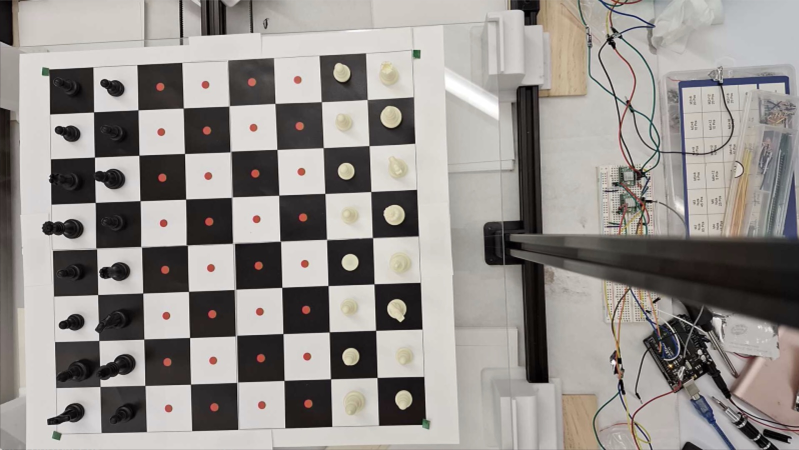
#> input picture opencv_testing/test2.jpg, 1598 x 900 px, found by its file name (shown at 1/2 size)
$ python main.py
#> lines starting #> are read from the running program, lines starting #| are printed output that depends on the picture; after the words box and inside, x2 and y2 are one past the last pixel; in counts of white or black regions, pixels touching at a corner belong together
#> in __init__, self.image is the input picture: shape (900, 1598, 3); mean B, G, R 140.4, 144.2, 148.8
### opencv_testing/CornerRecog.py
import numpy as np
import cv2
import math
import imutils
from Line import Line

class CornerRecog:
    def __init__(self, image):
        self.image = image

    def get_board_corners(self):
        # updates self.image
        return self.resize_image() # (self.top_left, self.top_right, self.bottom_left, self.bottom_right)


    def resize_image(self):
        """
        returns warped image of chessboard
        (updates self.image to be warped)
        """
        self.image = cv2.rotate(self.image, cv2.ROTATE_90_CLOCKWISE)
#> self.image: shape (1598, 900, 3)
        width, height = self.image.shape[0], self.image.shape[1]
        self.image = self.image[0:int(height),0:int(width)]
#> self.image: shape (900, 900, 3)
        width, height = self.image.shape[0], self.image.shape[1]


        hsv = cv2.cvtColor(self.image, cv2.COLOR_BGR2HSV)

        # Define the range of green color in HSV
        lower_green = np.array([40, 40, 40])
        upper_green = np.array([80, 255, 255])

        # Create a mask for green color
        mask = cv2.inRange(hsv, lower_green, upper_green)
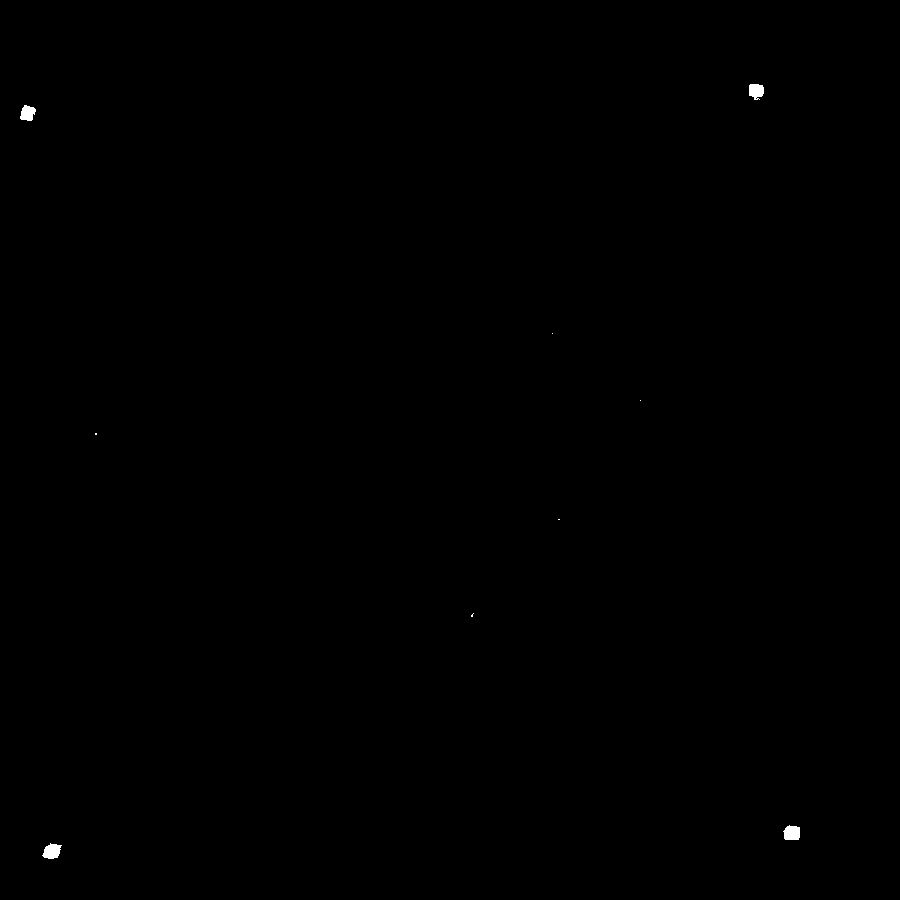
#> mask: shape (900, 900); 0.1% white; 9 white regions (5 under 20 px)

        # Find contours in the mask
        contours, _ = cv2.findContours(mask, cv2.RETR_EXTERNAL, cv2.CHAIN_APPROX_SIMPLE)
#> contours = 9 contours, 5 with area under 20; largest, box (x1, y1, x2, y2) and area: (42, 843, 62, 859) 191, (783, 825, 800, 840) 187, (749, 84, 764, 100) 165, (20, 105, 36, 121) 160

        green_points = []
        for cnt in contours:
            # Calculate the center of the contour
            M = cv2.moments(cnt)
            if M["m00"] != 0:
                cX = int(M["m10"] / M["m00"])
                cY = int(M["m01"] / M["m00"])
                green_points.append((cX, cY))
#> this loop made 9 passes
#> (cnt, cX, cY) on pass 5: ([[95, 433], [95, 434], [96, 434], [96, 433]], 95, 433)
#> after the loop, green_points = [(51, 850), (791, 832), (471, 615), (95, 433), (27, 112), (755, 90)]

        corners = self.find_extreme_points(green_points)
#> in find_extreme_points, `top_left = top_right = bottom_right = bottom_left = points[0]`: top_left = (51, 850)
#> the loop in find_extreme_points, `for point in points:` made 6 passes
#> corners = {'top_left': (27, 112), 'top_right': (755, 90), 'bottom_right': (791, 832), 'bottom_left': (51, 850)}
        for corner in corners:
            cv2.circle(self.image, corners[corner], 1, (0,255, 0), 3)
#> this loop made 4 passes

        # Binarize the photo
        adaptiveThresh,img = self.clean_Image(self.image)
        # Black out all pixels outside the border of the chessboard
        mask = self.initialize_mask(adaptiveThresh,img)

        top_left = corners["top_left"]
        top_right = corners["top_right"]
        bottom_left = corners["bottom_left"]
        bottom_right = corners["bottom_right"]
        src_pts = np.array([top_left, top_right, bottom_left, bottom_right], dtype='float32')
        dest_pts = np.array([[0, 0], [width, 0], [0,height], [width,height]], dtype='float32')
        M = cv2.getPerspectiveTransform(src_pts, dest_pts)
        self.image = cv2.warpPerspective(self.image, M, (width, height))
        cv2.imshow("ETHRRe", self.image)
        cv2.waitKey(6000)
        #return top_left, top_right, bottom_left, bottom_right
        return self.image

    def find_extreme_points(self,points):
        """
        Find the extreme points in a list of points: top-left, top-right, bottom-right, bottom-left.
        """
        # Initialize extreme points with the first point values
        top_left = top_right = bottom_right = bottom_left = points[0]

        for point in points:
            x, y = point

            # Check for top-left (minimize x + y)
            if x + y < top_left[0] + top_left[1]:
                top_left = point

            # Check for top-right (maximize x - y)
            if x - y > top_right[0] - top_right[1]:
                top_right = point

            # Check for bottom-right (maximize x + y)
            if x + y > bottom_right[0] + bottom_right[1]:
                bottom_right = point

            # Check for bottom-left (maximize y - x)
            if y - x > bottom_left[1] - bottom_left[0]:
                bottom_left = point

        return {
            'top_left': top_left,
            'top_right': top_right,
            'bottom_right': bottom_right,
            'bottom_left': bottom_left
        }

    def clean_Image(self,image):
        '''
        Resizes and converts the photo to black and white for simpler analysis
        helper function for corner detection
        '''
        # resize image
        img = imutils.resize(image, width=400, height = 400)

        # Convert to grayscale
        gray = cv2.cvtColor(img, cv2.COLOR_RGB2GRAY)

        # Setting all pixels above the threshold value to white and those below to black
        # Adaptive thresholding is used to combat differences of illumination in the picture
        adaptiveThresh = cv2.adaptiveThreshold(gray, 255, cv2.ADAPTIVE_THRESH_GAUSSIAN_C, cv2.THRESH_BINARY, 125, 1)
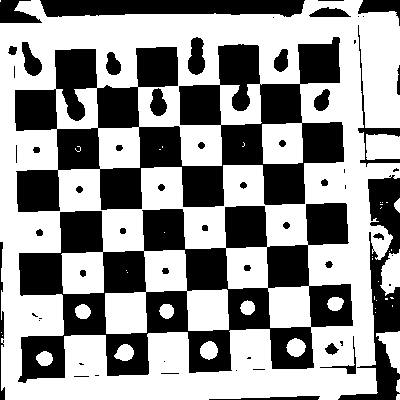
#> adaptiveThresh: shape (400, 400); 58.2% white; 61 black regions (23 under 20 px)

        return adaptiveThresh,img

    def initialize_mask(self, adaptiveThresh,img):
        '''
        Finds border of chessboard and blacks out all unneeded pixels
        helper function for corner detection
        '''

        # Find contours (closed polygons)
        contours, hierarchy = cv2.findContours(adaptiveThresh, cv2.RETR_TREE, cv2.CHAIN_APPROX_SIMPLE)
#> contours = 110 contours, 48 with area under 20; largest, box (x1, y1, x2, y2) and area: (0, 0, 400, 400) 146029, (17, 208, 315, 384) 21706, (99, 83, 345, 211) 12098, (54, 48, 98, 122) 2170, (217, 43, 261, 112) 2048

        # Create copy of original image
        imgContours = img.copy()

        for c in range(len(contours)):
            # Area
            area = cv2.contourArea(contours[c])
            # Perimenter
            perimeter = cv2.arcLength(contours[c], True)
                # Filtering the chessboard edge / Error handling as some contours are so small so as to give zero division
                #For test values are 70-40, for Board values are 80 - 75 - will need to recalibrate if change
                #the largest square is always the largest ratio
            if c == 0:
                Lratio = 0
            if perimeter > 0:
                ratio = area / perimeter
                if ratio > Lratio:
                    largest=contours[c]
                    Lratio = ratio
                    Lperimeter=perimeter
                    Larea = area
            else:
                    pass
#> this loop made 110 passes
#> (area, perimeter, ratio, Lratio, Lperimeter, Larea) on passes 2, 5, 17, 27: (28, 29.66, 0.944, 0.944, 29.66, 28), (484.5, 124, 3.91, 3.91, 124, 484.5), (568.5, 127, 4.48, 4.48, 127, 568.5), (769, 117.8, 6.53, 6.53, 117.8, 769)
#> after the loop, Larea = 146029; Lperimeter = 2229; largest = contour of 364 points, box (x1, y1, x2, y2) (0, 0, 400, 400), area 146029

        # Draw contours
        cv2.drawContours(imgContours, [largest], -1, (0,0,0), 1)
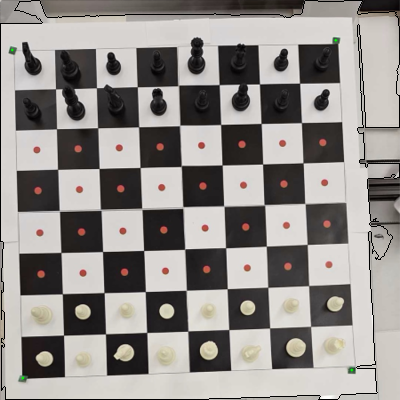
#> imgContours: shape (400, 400, 3); mean B, G, R 138.5, 141.7, 146

        # Epsilon parameter needed to fit contour to polygon
        epsilon = 0.1 * Lperimeter
#> epsilon = 222.9
        # Approximates a polygon from chessboard edge
        chessboardEdge = cv2.approxPolyDP(largest, epsilon, True)
#> chessboardEdge = [[19, 1], [5, 399], [376, 393], [396, 12]]

        # Create new all black image
        mask = np.zeros((img.shape[0], img.shape[1]), 'uint8')*125
        # Copy the chessboard edges as a filled white polygon size of chessboard edge
        cv2.fillConvexPoly(mask, chessboardEdge, 255, 1)
        # Assign all pixels that are white (i.e the polygon, i.e. the chessboard)
        extracted = np.zeros_like(img)
        extracted[mask == 255] = img[mask == 255]
        # remove strip around edge
        extracted[np.where((extracted == [125, 125, 125]).all(axis=2))] = [0, 0, 20]
        return extracted

### opencv_testing/BoardSlot.py
import cv2
class BoardSlot:
    def __init__(self, location_on_board, coordinates, piece):
        self.location_on_board = location_on_board # (0,0) to (7,7)
        self.coordinates = (int(coordinates[0]), int(coordinates[1])) # pixel coordinates
        self.piece = piece # none, black, or white
        if self.location_on_board[0] % 2 == 0 and self.location_on_board[1] % 2 == 0:
            self.square_color = "white"
        elif self.location_on_board[0] % 2 == 0 and self.location_on_board[1] % 2 != 0:
            self.square_color = "black"
        elif self.location_on_board[0] % 2 != 0 and self.location_on_board[1] % 2 == 0:
            self.square_color = "black"
        else:
            self.square_color = "white"

    def __str__(self):
        return(f"Coordinates {self.coordinates}")

    # [7 lines left out: function mark_image, not called in this run]


### opencv_testing/main.py
import numpy as np
import cv2
import math
import imutils
from Line import Line
from BoardSlot import BoardSlot
from CornerRecog import CornerRecog

class Board:
    def __init__(self, image_path):
        self.image = cv2.imread(image_path)
        # get corners
        self.image = CornerRecog(self.image).get_board_corners()
#> in resize_image, `top_left = corners["top_left"]`: top_left = (27, 112)
#> in resize_image, `top_right = corners["top_right"]`: top_right = (755, 90)
#> in resize_image, `bottom_left = corners["bottom_left"]`: bottom_left = (51, 850)
#> in resize_image, `bottom_right = corners["bottom_right"]`: bottom_right = (791, 832)
#> in resize_image, `src_pts = np.array([top_left, top_right, bottom_left, bottom_right], d..`: src_pts = [[27, 112], [755, 90], [51, 850], [791, 832]]
#> in resize_image, `M = cv2.getPerspectiveTransform(src_pts, dest_pts)`: M = [[1.25, -0.0405, -29.09], [0.0375, 1.24, -140], [8.66e-06, 2.17e-05, 1]]
#> in resize_image, `self.image = cv2.warpPerspective(self.image, M, (width, height))`:
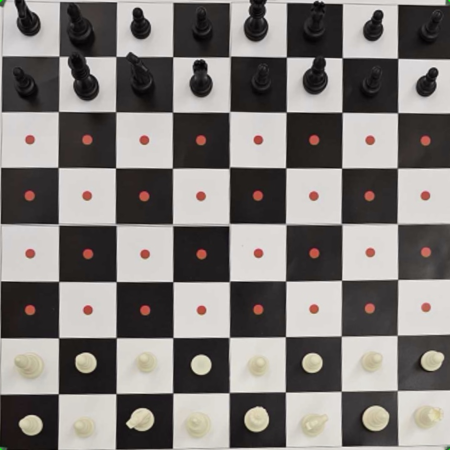
#> self.image: shape (900, 900, 3) (shown at 1/2 size); mean B, G, R 120.7, 123.3, 127.9
        self.chessboard_width = self.image.shape[0]
        self.chessboard_height = self.image.shape[1]
        self.debug = False
        # set self.mapping to use in the next function
        self.map_coordinate_to_board_layout()
        # get initial board layout
        self.set_initial_board_layout()

    def map_coordinate_to_board_layout(self):
        # margin of error
        offsetX = 5
        offsetY = 5

        self.mapping = {"x": {i: () for i in range(8)}, "y": {j: () for j in range(8)}}

        for r in range(8):
            x = r * self.chessboard_width/8
            if x == 0:
                self.mapping["x"][r] = (x, x + self.chessboard_width/8 + offsetX) # call it by doing mapping[x][0]
            else:
                self.mapping["x"][r] = (x + offsetX, x + self.chessboard_width/8 + offsetX) # call it by doing mapping[x][0]

        for c in range(8):
            y = c * self.chessboard_height/8
            if y==0:
                self.mapping["y"][c] = (y, y + self.chessboard_height/8 + offsetY)
            else:
                self.mapping["y"][c] = (y + offsetY, y + self.chessboard_height/8 + offsetY)

    def set_initial_board_layout(self):
        self.board_layout = [[() for _ in range(8)] for _ in range(8)]
        for i in range(8):
            for j in range(8):
                x, y = i * self.chessboard_width/8, j * self.chessboard_height/8
                x += self.chessboard_width/16
                y += self.chessboard_height/16
                self.board_layout[i][j] = (x,y)

        self.initial_board_layout = {(r, c): BoardSlot((r, c),
                                                self.board_layout[r][c],
                                                "black" if 0<=r<=1
                                                else ("white" if 6<=r<=7 else "none"))
                            for r in range(len(self.board_layout))
                            for c in range(len(self.board_layout[0]))}
        # FOR TESTING ONLY:
        #for key in self.initial_board_layout:
            #self.initial_board_layout[key].mark_image(self.image)
        self.board_layout = self.initial_board_layout

    def update_board_layout(self):
        # MUST CHANGE
        # detect red circles
        detected_circles = self.detect_red_circles()
        # will be x number of red circles
        num_pieces_on_board = 64 - len(detected_circles)

        # you can't update, you need to remake the board layout
        # make a new empty mapping {place on board: red dot yes or no}
        temp_new_layout = {(i, j): None for i in range(8) for j in range(8)}
        # map every red circle to a place on the board
        for circle in detected_circles:
            x, y = circle
            row, col = None, None
            # check with map
            for r in range(8):
                for c in range(8):
                    if self.mapping["x"][r][0] <= x <= self.mapping["x"][r][1] \
                    and self.mapping["y"][c][0] <= y <= self.mapping["y"][c][1]:
                        row, col = r, c
            if row is not None and col is not None:
                temp_new_layout[(row, col)] = circle
        # now you know the squares that don't have red circles
        # then you can crop to those squares and detect black/white

        for key in temp_new_layout:
            if temp_new_layout[key] is None:
                square_img = self.crop_to_square(self.initial_board_layout[key].coordinates, self.image, self.chessboard_height/4, self.chessboard_width/4)
                avg_intensity = self.get_average_intensity(square_img)
                # now update board layout
                if self.board_layout[key].square_color == "white":
                    if avg_intensity > 100:
                        self.board_layout[key].piece = "white"
                    else:
                        self.board_layout[key].piece = "black"
                else: # black
                    if avg_intensity > 60:
                        self.board_layout[key].piece = "white"
                    else:
                        self.board_layout[key].piece = "black"
                #cv2.imshow("sq", square_img)
                #cv2.waitKey(2000)
                #print(f'key {key}, intensity {avg_intensity}, {self.board_layout[key].piece}')
            else:
                self.board_layout[key].piece = "none"

        output_list = [["" for j in range(8)] for i in range(8)]
        for key in self.board_layout:
            r,c = key
            output_list[r][c] = self.board_layout[key].piece
        print(output_list)
        return output_list

    def crop_to_square(self, square_center, image, chessboard_height, chessboard_width):
        """
        (helper for update board layout)
        crop image based on center of square, return new image
        """
        new_image = image[int(square_center[1]-chessboard_height/16):int(square_center[1]+chessboard_height/16),int(square_center[0]-chessboard_width/16):int(square_center[0]+chessboard_width/16)]
        return new_image

    def get_average_intensity(self, image):
        """
        (helper for update board layout)
        Calculate the average intensity of a grayscale image.
        """
        image = cv2.cvtColor(image, cv2.COLOR_BGR2GRAY)
        # Calculate the average intensity
        average_intensity = np.mean(image)
        return average_intensity

    def detect_red_circles(self):
        width, height, _ = self.image.shape
        output_image = self.image.copy()

        # denoise image
        image = cv2.fastNlMeansDenoisingColored(self.image,None,10,10,7,21)

        # conv to hsv
        hsv_image = cv2.cvtColor(image, cv2.COLOR_BGR2HSV)

        # define ranges for red color
        # 1) broad range
        lower_red1 = np.array([0, 110, 50])
        upper_red1 = np.array([100, 255, 255])
        # 2) tighter range
        lower_red2 = np.array([170, 120, 70])
        upper_red2 = np.array([180, 255, 255])
        # create masks that only show what's in the ranges
        mask1 = cv2.inRange(hsv_image, lower_red1, upper_red1)
        mask2 = cv2.inRange(hsv_image, lower_red2, upper_red2)
        # add them up to get final mask
        mask = mask1 + mask2

        # set output img to zero (black) everywhere except my mask
        output_image[np.where(mask==0)] = 0

        # now grayscale to detect circles
        gray_image = cv2.cvtColor(output_image, cv2.COLOR_BGR2GRAY)
        gray_image = cv2.medianBlur(gray_image, 5)
        # width/11 can be reduced if the board is smaller
        circles = cv2.HoughCircles(gray_image, cv2.HOUGH_GRADIENT, 1, width / 11,
                                    param1=100, param2=9, # smaller param2 means more circles
                                    minRadius=1, maxRadius=30)
#> circles = 32 rows, first 8: [288.5, 619.5, 9.6], [626.5, 505.5, 9.6], [174.5, 506.5, 9.6], [516.5, 505.5, 7.4], [401.5, 506.5, 9.6], [514.5, 617.5, 9.6], [402.5, 619.5, 7.8], [57.5, 388.5, 9.1]
        verified_circles = []
        # draw the detectedcircles
        if circles is not None:
            circles = np.uint16(np.around(circles))
#> circles = 32 rows, first 8: [288, 620, 10], [626, 506, 10], [174, 506, 10], [516, 506, 7], [402, 506, 10], [514, 618, 10], [402, 620, 8], [58, 388, 9]
            test = output_image.copy()
            for i in circles[0, :]:
                center = (i[0], i[1])
                verified_circles.append(center)
                # circle center
                cv2.circle(test, center, 1, (0,255, 0), 3)
                # circle outline
                radius = i[2]
                cv2.circle(test, center, radius, (0, 255, 0), 3)
#> this loop made 32 passes
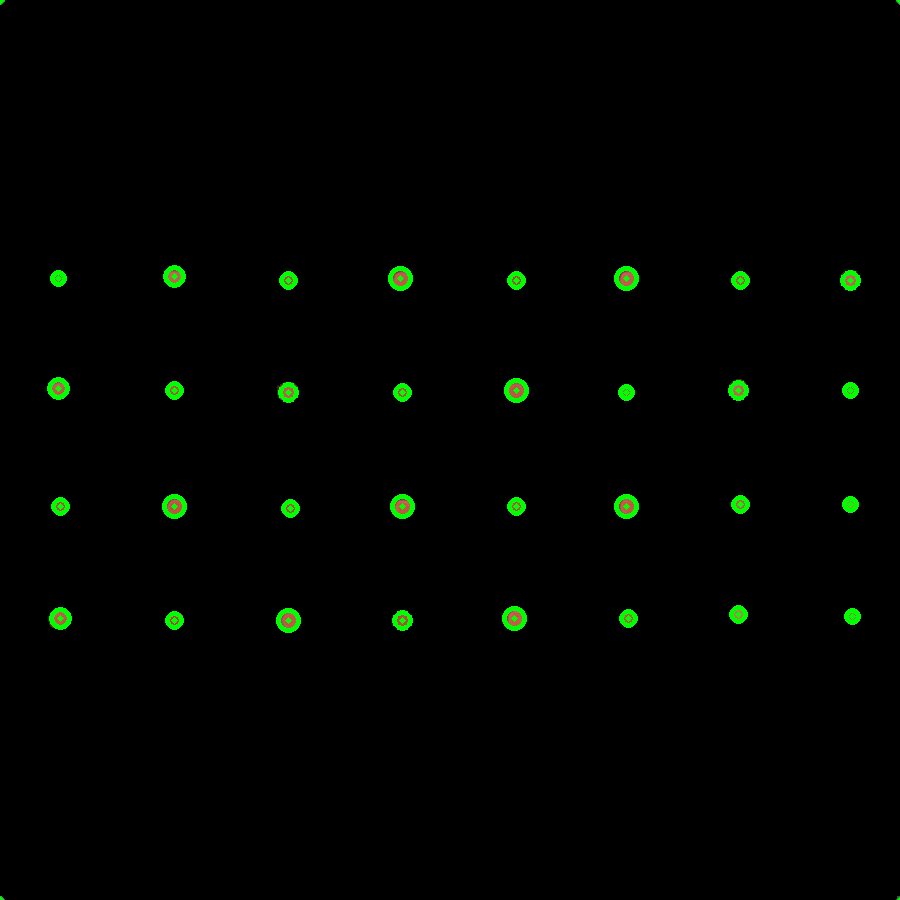
#> test: shape (900, 900, 3); mean B, G, R 0.2, 2.9, 0.5
#> after the loop, verified_circles = 32 pairs, first value 58 to 852, second value 276 to 620

            #cv2.imshow('mask Image', test)
            #cv2.waitKey(6000)

        # returns a list of all circles
        return verified_circles

if __name__ == "__main__":
    #test2 works
    board = Board("/Users/jennifer/VSCodeProjects/RoboChess/opencv_temp/test2.jpg")
    # when image is given
    board.update_board_layout()
#> in update_board_layout, `detected_circles = self.detect_red_circles()`: detected_circles has the same summary as verified_circles in detect_red_circles
#> in update_board_layout, `num_pieces_on_board = 64 - len(detected_circles)`: num_pieces_on_board = 32
#> the loop in update_board_layout, `for circle in detected_circles:` made 32 passes
#> (x, y) on passes 1 to 4: (288, 620), (626, 506), (174, 506), (516, 506)
#> after the loop in update_board_layout, `for circle in detected_circles:`: temp_new_layout = 64 items
#> the loop in update_board_layout, `for key in temp_new_layout:` made 64 passes
#> (key, average_intensity in get_average_intensity, avg_intensity) on passes 1, 2, 7, 8: ((0, 0), 29.45, 29.45), ((0, 1), 27.61, 27.61), ((0, 6), 176.7, 176.7), ((0, 7), 168, 168)
#> pass 1, in crop_to_square, `new_image = image[int(square_center[1]-chessboard_height/16):int(squar..`:
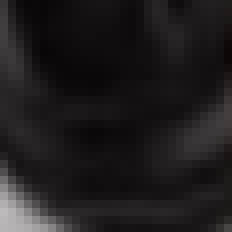
#> new_image: shape (29, 29, 3) (shown 8 times larger); mean B, G, R 29.4, 28.5, 30.5
#> after the loop in update_board_layout, `for key in temp_new_layout:`:
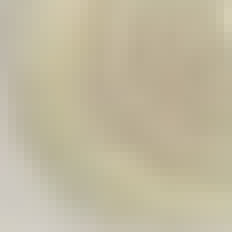
#> square_img: shape (29, 29, 3) (shown 8 times larger); mean B, G, R 159.8, 185, 193.1
#> (printed output is left out)
